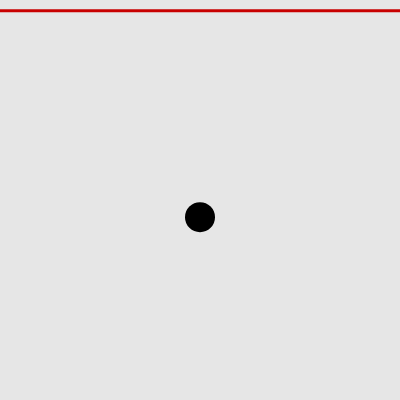
Frame 1 (no input)
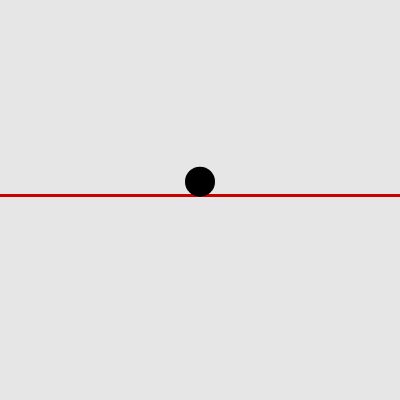
Frame 60 (no input)
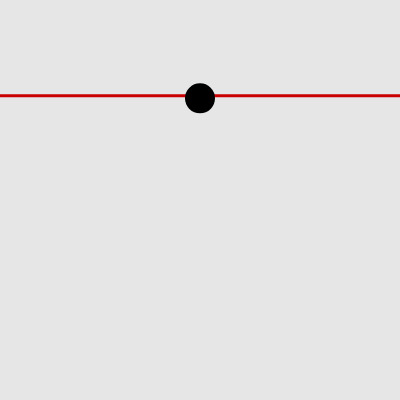
Frame 120 (the mouse pressed at the canvas centre since frame 60)

The p5.js sketch that drew these frames (run headless with seeded random() and noise() and a simulated clock; from frame 60 on, the mouse is pressed at the canvas centre):

// p5.js sketch
// ── sketch.js
let smoothSpeed = 0, liveSpeed = .5;

function setup() {
  createCanvas(400, 400);
  noStroke();
  strokeWeight(3);
}

function draw() {
  background(230);
  
  liveSpeed += random(-.1, .1);
  liveSpeed = constrain(liveSpeed,0,1);
  smoothSpeed = lerp(smoothSpeed, liveSpeed, .05);
  
  stroke(200,0,0);
  line(0, smoothSpeed * height, width, smoothSpeed * height);
  
  noStroke();
  fill(0);
  ellipse(width/2,liveSpeed * height,30);
}
